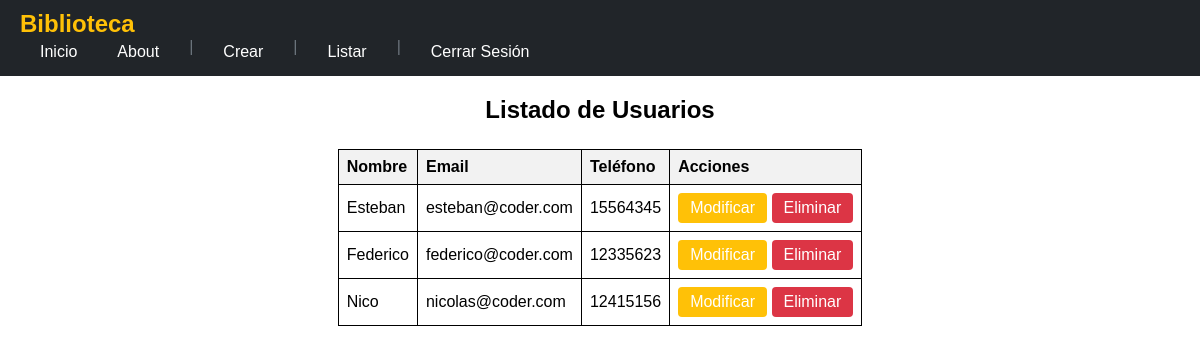
The app's page /listar_usuarios/ (signed in) with its own data.
### biblioteca/models.py (models this page shows, shortened)
class Usuario(models.Model):
    nombre = models.CharField(max_length=100)
    email = models.EmailField(unique=True)
    telefono = models.CharField(max_length=15, blank=True, null=True)
    fecha_registro = models.DateTimeField(auto_now_add=True)

### biblioteca/views.py (the view)
# urls.py: path('listar_usuarios/', views.listar_usuarios, name='listar_usuarios'),
@login_required
def listar_usuarios(request):
    usuarios = Usuario.objects.all()
    return render(request, "biblioteca/listar_usuarios.html", {"usuarios": usuarios})

### biblioteca/templates/biblioteca/listar_usuarios.html (shortened to what this page needs)
{% extends "biblioteca/base.html" %}
{% block contenido %}
<fieldset>
    <legend><h2>Listado de Usuarios</h2></legend>
    <table>
        <thead>
            <tr>
                <th>Nombre</th>
                <th>Email</th>
                <th>Teléfono</th>
                <th>Acciones</th>
            </tr>
        </thead>
        <tbody>
            {% for usuario in usuarios %}
                <tr>
                    <td>{{ usuario.nombre }}</td>
                    <td>{{ usuario.email }}</td>
                    <td>{{ usuario.telefono }}</td>
                    <td>
                        <a href="{% url 'modificar_usuario' usuario.id %}" class="btn btn-warning">Modificar</a>
                        <form action="{% url 'eliminar_usuario' usuario.id %}" method="POST" style="display:inline;">
                            <button type="submit" class="btn btn-danger">Eliminar</button>
                        </form>
                    </td>
                </tr>
            {% endfor %}
        </tbody>
    </table>
</fieldset>
{% endblock %}

### biblioteca/static/css/styles.css (style rules this page uses)
body { margin: 0; font-family: Arial, sans-serif; cursor: default; }
body.authenticated { cursor: pointer; }
fieldset { border: 0px; }
table { width: 100%; border-collapse: collapse; }
th, td { border: 1px solid black; padding: 8px; text-align: left; }
th { background-color: #f2f2f2; }
.btn { display: inline-block; text-align: center; padding: 0.375rem 0.75rem; font-size: 1rem; border-radius: 0.25rem; border: none; text-decoration: none; color: white; }
.btn-warning { background-color: #ffc107; }
.btn-danger { background-color: #dc3545; }

### records on screen
Usuario: nombre "Esteban", email "esteban@coder.com", telefono "15564345"
Usuario: nombre "Federico", email "federico@coder.com", telefono "12335623"
Usuario: nombre "Nico", email "nicolas@coder.com", telefono "12415156"
